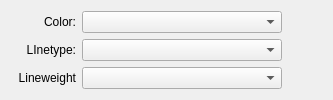
      <widget class="QWidget" name="tab">
       <attribute name="title">
        <string>Seam Line</string>
       </attribute>
       <layout class="QVBoxLayout" name="verticalLayout_11">
        <item>
         <layout class="QVBoxLayout" name="verticalLayout_10">
          <item>
           <layout class="QHBoxLayout" name="horizontalLayout_9">
            <item>
             <widget class="QLabel" name="seamColor_Label">
              <property name="sizePolicy">
               <sizepolicy hsizetype="Preferred" vsizetype="Preferred">
                <horstretch>0</horstretch>
                <verstretch>0</verstretch>
               </sizepolicy>
              </property>
              <property name="minimumSize">
               <size>
                <width>65</width>
                <height>18</height>
               </size>
              </property>
              <property name="font">
               <font>
                <family>MS Shell Dlg 2</family>
                <pointsize>9</pointsize>
               </font>
              </property>
              <property name="text">
               <string>Color:</string>
              </property>
              <property name="alignment">
               <set>Qt::AlignRight|Qt::AlignTrailing|Qt::AlignVCenter</set>
              </property>
             </widget>
            </item>
            <item>
             <widget class="ColorComboBox" name="defaultSeamColor_ComboBox">
              <property name="sizePolicy">
               <sizepolicy hsizetype="Preferred" vsizetype="Preferred">
                <horstretch>0</horstretch>
                <verstretch>0</verstretch>
               </sizepolicy>
              </property>
              <property name="minimumSize">
               <size>
                <width>200</width>
                <height>18</height>
               </size>
              </property>
              <property name="font">
               <font>
                <family>MS Shell Dlg 2</family>
                <pointsize>9</pointsize>
               </font>
              </property>
             </widget>
            </item>
            <item>
             <spacer name="horizontalSpacer_9">
              <property name="orientation">
               <enum>Qt::Horizontal</enum>
              </property>
              <property name="sizeHint" stdset="0">
               <size>
                <width>40</width>
                <height>20</height>
               </size>
              </property>
             </spacer>
            </item>
           </layout>
          </item>
          <item>
           <layout class="QHBoxLayout" name="horizontalLayout_10">
            <item>
             <widget class="QLabel" name="seamlLinetype_Label">
              <property name="sizePolicy">
               <sizepolicy hsizetype="Preferred" vsizetype="Preferred">
                <horstretch>0</horstretch>
                <verstretch>0</verstretch>
               </sizepolicy>
              </property>
              <property name="minimumSize">
               <size>
                <width>65</width>
                <height>18</height>
               </size>
              </property>
              <property name="font">
               <font>
                <family>MS Shell Dlg 2</family>
                <pointsize>9</pointsize>
               </font>
              </property>
              <property name="text">
               <string>LInetype:</string>
              </property>
              <property name="alignment">
               <set>Qt::AlignRight|Qt::AlignTrailing|Qt::AlignVCenter</set>
              </property>
             </widget>
            </item>
            <item>
             <widget class="LineTypeComboBox" name="defaultSeamLinetype_ComboBox">
              <property name="sizePolicy">
               <sizepolicy hsizetype="Preferred" vsizetype="Preferred">
                <horstretch>0</horstretch>
                <verstretch>0</verstretch>
               </sizepolicy>
              </property>
              <property name="minimumSize">
               <size>
                <width>200</width>
                <height>18</height>
               </size>
              </property>
              <property name="font">
               <font>
                <family>MS Shell Dlg 2</family>
                <pointsize>9</pointsize>
               </font>
              </property>
             </widget>
            </item>
            <item>
             <spacer name="horizontalSpacer_10">
              <property name="orientation">
               <enum>Qt::Horizontal</enum>
              </property>
              <property name="sizeHint" stdset="0">
               <size>
                <width>40</width>
                <height>20</height>
               </size>
              </property>
             </spacer>
            </item>
           </layout>
          </item>
          <item>
           <layout class="QHBoxLayout" name="horizontalLayout_14">
            <item>
             <widget class="QLabel" name="seamlLineweight_Label">
              <property name="minimumSize">
               <size>
                <width>65</width>
                <height>0</height>
               </size>
              </property>
              <property name="maximumSize">
               <size>
                <width>65</width>
                <height>16777215</height>
               </size>
              </property>
              <property name="font">
               <font>
                <pointsize>9</pointsize>
               </font>
              </property>
              <property name="text">
               <string>Lineweight</string>
              </property>
              <property name="alignment">
               <set>Qt::AlignRight|Qt::AlignTrailing|Qt::AlignVCenter</set>
              </property>
             </widget>
            </item>
            <item>
             <widget class="LineWeightComboBox" name="defaultSeamLineweight_ComboBox">
              <property name="sizePolicy">
               <sizepolicy hsizetype="Preferred" vsizetype="Preferred">
                <horstretch>0</horstretch>
                <verstretch>0</verstretch>
               </sizepolicy>
              </property>
              <property name="minimumSize">
               <size>
                <width>200</width>
                <height>18</height>
               </size>
              </property>
              <property name="maximumSize">
               <size>
                <width>16777215</width>
                <height>16777215</height>
               </size>
              </property>
              <property name="font">
               <font>
                <pointsize>9</pointsize>
               </font>
              </property>
             </widget>
            </item>
            <item>
             <spacer name="horizontalSpacer_14">
              <property name="orientation">
               <enum>Qt::Horizontal</enum>
              </property>
              <property name="sizeHint" stdset="0">
               <size>
                <width>40</width>
                <height>20</height>
               </size>
              </property>
             </spacer>
            </item>
           </layout>
          </item>
         </layout>
        </item>
       </layout>
      </widget>
